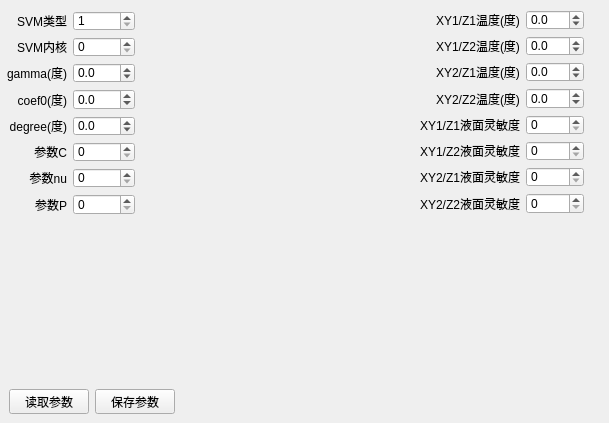
<?xml version="1.0" encoding="UTF-8"?>
<ui version="4.0">
 <class>NrmParamPage</class>
 <widget class="QWidget" name="NrmParamPage">
  <property name="geometry">
   <rect>
    <x>0</x>
    <y>0</y>
    <width>609</width>
    <height>423</height>
   </rect>
  </property>
  <property name="windowTitle">
   <string>算法参数</string>
  </property>
  <widget class="QWidget" name="">
   <property name="geometry">
    <rect>
     <x>9</x>
     <y>389</y>
     <width>204</width>
     <height>25</height>
    </rect>
   </property>
   <layout class="QHBoxLayout" name="horizontalLayout_2">
    <item>
     <widget class="QPushButton" name="read_param">
      <property name="text">
       <string>读取参数</string>
      </property>
     </widget>
    </item>
    <item>
     <widget class="QPushButton" name="save_param">
      <property name="text">
       <string>保存参数</string>
      </property>
     </widget>
    </item>
    <item>
     <spacer name="horizontalSpacer">
      <property name="orientation">
       <enum>Qt::Horizontal</enum>
      </property>
      <property name="sizeHint" stdset="0">
       <size>
        <width>40</width>
        <height>20</height>
       </size>
      </property>
     </spacer>
    </item>
   </layout>
  </widget>
  <widget class="QWidget" name="">
   <property name="geometry">
    <rect>
     <x>420</x>
     <y>10</y>
     <width>164</width>
     <height>204</height>
    </rect>
   </property>
   <layout class="QFormLayout" name="formLayout_2">
    <property name="fieldGrowthPolicy">
     <enum>QFormLayout::FieldsStayAtSizeHint</enum>
    </property>
    <property name="labelAlignment">
     <set>Qt::AlignRight|Qt::AlignTrailing|Qt::AlignVCenter</set>
    </property>
    <item row="0" column="0">
     <widget class="QLabel" name="label_11">
      <property name="text">
       <string>XY1/Z1温度(度)</string>
      </property>
     </widget>
    </item>
    <item row="0" column="1">
     <widget class="QDoubleSpinBox" name="xy1_z1_temp">
      <property name="decimals">
       <number>1</number>
      </property>
      <property name="minimum">
       <double>-100.000000000000000</double>
      </property>
      <property name="singleStep">
       <double>0.100000000000000</double>
      </property>
     </widget>
    </item>
    <item row="1" column="0">
     <widget class="QLabel" name="label_12">
      <property name="text">
       <string>XY1/Z2温度(度)</string>
      </property>
     </widget>
    </item>
    <item row="1" column="1">
     <widget class="QDoubleSpinBox" name="xy1_z2_temp">
      <property name="decimals">
       <number>1</number>
      </property>
      <property name="minimum">
       <double>-100.000000000000000</double>
      </property>
      <property name="singleStep">
       <double>0.100000000000000</double>
      </property>
     </widget>
    </item>
    <item row="2" column="0">
     <widget class="QLabel" name="label_14">
      <property name="text">
       <string>XY2/Z1温度(度)</string>
      </property>
     </widget>
    </item>
    <item row="2" column="1">
     <widget class="QDoubleSpinBox" name="xy2_z1_temp">
      <property name="decimals">
       <number>1</number>
      </property>
      <property name="minimum">
       <double>-100.000000000000000</double>
      </property>
      <property name="singleStep">
       <double>0.100000000000000</double>
      </property>
     </widget>
    </item>
    <item row="3" column="0">
     <widget class="QLabel" name="label_13">
      <property name="text">
       <string>XY2/Z2温度(度)</string>
      </property>
     </widget>
    </item>
    <item row="3" column="1">
     <widget class="QDoubleSpinBox" name="xy2_z2_temp">
      <property name="decimals">
       <number>1</number>
      </property>
      <property name="minimum">
       <double>-100.000000000000000</double>
      </property>
      <property name="singleStep">
       <double>0.100000000000000</double>
      </property>
     </widget>
    </item>
    <item row="4" column="0">
     <widget class="QLabel" name="label_15">
      <property name="text">
       <string>XY1/Z1液面灵敏度</string>
      </property>
     </widget>
    </item>
    <item row="4" column="1">
     <widget class="QSpinBox" name="xy1_z1_liquid">
      <property name="maximum">
       <number>65535</number>
      </property>
     </widget>
    </item>
    <item row="5" column="0">
     <widget class="QLabel" name="label_16">
      <property name="text">
       <string>XY1/Z2液面灵敏度</string>
      </property>
     </widget>
    </item>
    <item row="5" column="1">
     <widget class="QSpinBox" name="xy1_z2_liquid">
      <property name="maximum">
       <number>65535</number>
      </property>
     </widget>
    </item>
    <item row="6" column="0">
     <widget class="QLabel" name="label_17">
      <property name="text">
       <string>XY2/Z1液面灵敏度</string>
      </property>
     </widget>
    </item>
    <item row="6" column="1">
     <widget class="QSpinBox" name="xy2_z1_liquid">
      <property name="maximum">
       <number>65535</number>
      </property>
     </widget>
    </item>
    <item row="7" column="0">
     <widget class="QLabel" name="label_18">
      <property name="text">
       <string>XY2/Z2液面灵敏度</string>
      </property>
     </widget>
    </item>
    <item row="7" column="1">
     <widget class="QSpinBox" name="xy2_z2_liquid">
      <property name="maximum">
       <number>65535</number>
      </property>
     </widget>
    </item>
   </layout>
  </widget>
  <widget class="QWidget" name="">
   <property name="geometry">
    <rect>
     <x>7</x>
     <y>11</y>
     <width>128</width>
     <height>204</height>
    </rect>
   </property>
   <layout class="QFormLayout" name="formLayout_3">
    <property name="labelAlignment">
     <set>Qt::AlignRight|Qt::AlignTrailing|Qt::AlignVCenter</set>
    </property>
    <property name="formAlignment">
     <set>Qt::AlignLeading|Qt::AlignLeft|Qt::AlignTop</set>
    </property>
    <item row="0" column="0">
     <widget class="QLabel" name="label_4">
      <property name="text">
       <string>SVM类型</string>
      </property>
      <property name="alignment">
       <set>Qt::AlignRight|Qt::AlignTrailing|Qt::AlignVCenter</set>
      </property>
     </widget>
    </item>
    <item row="0" column="1">
     <widget class="QSpinBox" name="rinse_duration">
      <property name="minimum">
       <number>1</number>
      </property>
      <property name="maximum">
       <number>30</number>
      </property>
     </widget>
    </item>
    <item row="1" column="0">
     <widget class="QLabel" name="label_6">
      <property name="text">
       <string>SVM内核</string>
      </property>
      <property name="alignment">
       <set>Qt::AlignRight|Qt::AlignTrailing|Qt::AlignVCenter</set>
      </property>
     </widget>
    </item>
    <item row="1" column="1">
     <widget class="QSpinBox" name="pump_pressure_target">
      <property name="maximum">
       <number>4095</number>
      </property>
     </widget>
    </item>
    <item row="2" column="0">
     <widget class="QLabel" name="label">
      <property name="text">
       <string>gamma(度)</string>
      </property>
      <property name="alignment">
       <set>Qt::AlignRight|Qt::AlignTrailing|Qt::AlignVCenter</set>
      </property>
     </widget>
    </item>
    <item row="2" column="1">
     <widget class="QDoubleSpinBox" name="test_temp_bias">
      <property name="decimals">
       <number>1</number>
      </property>
      <property name="minimum">
       <double>-100.000000000000000</double>
      </property>
      <property name="singleStep">
       <double>0.100000000000000</double>
      </property>
     </widget>
    </item>
    <item row="3" column="0">
     <widget class="QLabel" name="label_2">
      <property name="text">
       <string>coef0(度)</string>
      </property>
      <property name="alignment">
       <set>Qt::AlignRight|Qt::AlignTrailing|Qt::AlignVCenter</set>
      </property>
     </widget>
    </item>
    <item row="3" column="1">
     <widget class="QDoubleSpinBox" name="incubator_temp_bias">
      <property name="decimals">
       <number>1</number>
      </property>
      <property name="minimum">
       <double>-100.000000000000000</double>
      </property>
      <property name="singleStep">
       <double>0.100000000000000</double>
      </property>
     </widget>
    </item>
    <item row="4" column="0">
     <widget class="QLabel" name="label_3">
      <property name="text">
       <string>degree(度)</string>
      </property>
      <property name="alignment">
       <set>Qt::AlignRight|Qt::AlignTrailing|Qt::AlignVCenter</set>
      </property>
     </widget>
    </item>
    <item row="4" column="1">
     <widget class="QDoubleSpinBox" name="reagent_temp_bias">
      <property name="decimals">
       <number>1</number>
      </property>
      <property name="minimum">
       <double>-100.000000000000000</double>
      </property>
      <property name="singleStep">
       <double>0.100000000000000</double>
      </property>
     </widget>
    </item>
    <item row="5" column="0">
     <widget class="QLabel" name="label_5">
      <property name="text">
       <string>参数C</string>
      </property>
      <property name="alignment">
       <set>Qt::AlignRight|Qt::AlignTrailing|Qt::AlignVCenter</set>
      </property>
     </widget>
    </item>
    <item row="5" column="1">
     <widget class="QSpinBox" name="pump_pressure_lower">
      <property name="maximum">
       <number>4095</number>
      </property>
     </widget>
    </item>
    <item row="6" column="0">
     <widget class="QLabel" name="label_7">
      <property name="text">
       <string>参数nu</string>
      </property>
      <property name="alignment">
       <set>Qt::AlignRight|Qt::AlignTrailing|Qt::AlignVCenter</set>
      </property>
     </widget>
    </item>
    <item row="6" column="1">
     <widget class="QSpinBox" name="pump_pressure_upper">
      <property name="maximum">
       <number>4095</number>
      </property>
     </widget>
    </item>
    <item row="7" column="0">
     <widget class="QLabel" name="label_8">
      <property name="text">
       <string>参数P</string>
      </property>
      <property name="alignment">
       <set>Qt::AlignRight|Qt::AlignTrailing|Qt::AlignVCenter</set>
      </property>
     </widget>
    </item>
    <item row="7" column="1">
     <widget class="QSpinBox" name="pump_alarm_timeout">
      <property name="minimum">
       <number>0</number>
      </property>
      <property name="maximum">
       <number>30</number>
      </property>
     </widget>
    </item>
   </layout>
  </widget>
 </widget>
 <resources/>
 <connections/>
</ui>
